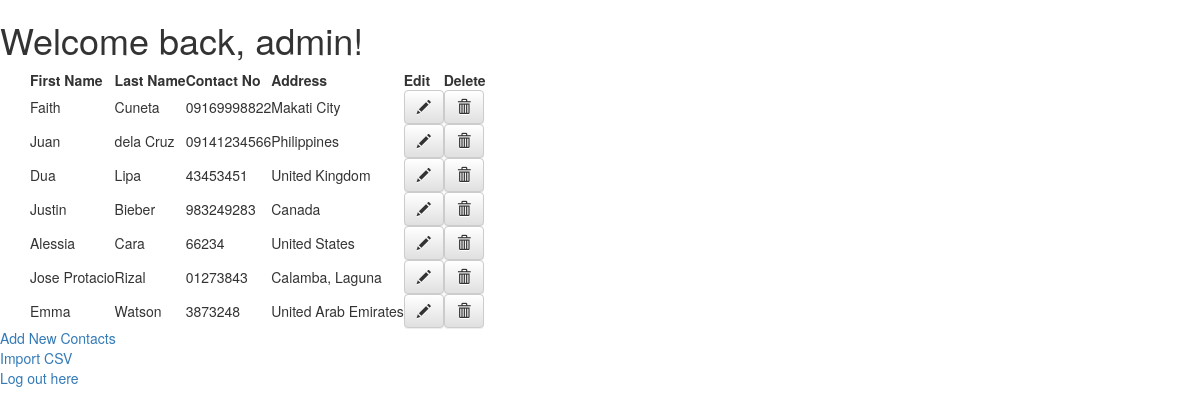
Screenshot of /home/ (signed in) with the database file from the repository.
### addbook/models.py (models this page shows, shortened)
class AddressBook(models.Model):
    useridfk = models.ForeignKey('auth.User', on_delete=models.CASCADE)
    fName = models.CharField(max_length = 50)
    lName = models.CharField(max_length = 50)
    contactNum = models.CharField(max_length = 20)
    address = models.TextField()
    def __str__(self):
        return self.fName

### addbook/views.py (the view)
# urls.py: url(r'home/$', views.home, name='home'),
def home(request):
    contacts = AddressBook.objects.filter(useridfk=request.user)
    print ("model contact: " + str(contacts))
    return render(request, 'addbook/home.html', {'contacts': contacts})

### addbook/templates/addbook/home.html (shortened to what this page needs)
<!DOCTYPE html>
<html>
    <head>
        <link rel="stylesheet" href="//maxcdn.bootstrapcdn.com/bootstrap/3.2.0/css/bootstrap.min.css">
        <link rel="stylesheet" href="//maxcdn.bootstrapcdn.com/bootstrap/3.2.0/css/bootstrap-theme.min.css">
    </head>
    <body>
        {% if request.user.is_authenticated %}
            <h1>Welcome back, {{ user }}!</h1>
            {% if contacts %}
                <div class = "container">
                    <table>
                        <div class="row">
                                <tr>
                                    <div class="col-sm">
                                    <th>First Name</th></div>
                                    <th>Last Name</th>
                                    <th>Contact No</th>
                                    <th>Address</th>
                                    <th>Edit</th>
                                    <th>Delete</th>
                                </tr>
                            </div>
                        </div>
                        {% for i in contacts %}
                            <tr>
                                <td>{{ i.fName }}</td>
                                <td>{{ i.lName }}</td>
                                <td>{{ i.contactNum }}</td>
                                <td>{{ i.address }}</td>
                                <td><a class="btn btn-default" href="{% url 'post_edit' pk=i.pk %}">
                                    <span class="glyphicon glyphicon-pencil"></span></a>
                                </td>
                                <td><a class="btn btn-default" href="{% url 'post_delete' pk=i.pk %}">
                                    <span class="glyphicon glyphicon-trash"></span></a>
                                </td>
                            </tr>
                        {% endfor %}
            {% else %}
                <strong>There are no contacts available.</strong>
            {% endif %}
            <div>
                <a href="/addbook/add/">Add New Contacts</a>
            </div>
            <div>
                <a href="/addbook/import/">Import CSV</a>
            </div>
            <div>
                <a href="/addbook/logout/">Log out here</a>
            </div>
        {% else %}
            <h1>Welcome to the Home Page!</h1>
            <a href="/addbook/register/">Register Here</a><br />
            <a href="/addbook/login/">Login Here</a>
        {% endif %}
    </body>
</html>

### rows the page displays
AddressBook: fName "Faith", lName "Cuneta", contactNum "09169998822", address "Makati City"
AddressBook: fName "Juan", lName "dela Cruz", contactNum "09141234566", address "Philippines"
AddressBook: fName "Dua", lName "Lipa", contactNum "43453451", address "United Kingdom"
AddressBook: fName "Justin", lName "Bieber", contactNum "983249283", address "Canada"
AddressBook: fName "Alessia", lName "Cara", contactNum "66234", address "United States"
AddressBook: fName "Jose Protacio", lName "Rizal", contactNum "01273843", address "Calamba, Laguna"
AddressBook: fName "Emma", lName "Watson", contactNum "3873248", address "United Arab Emirates"

### other values shown
{{ user }} "admin"
